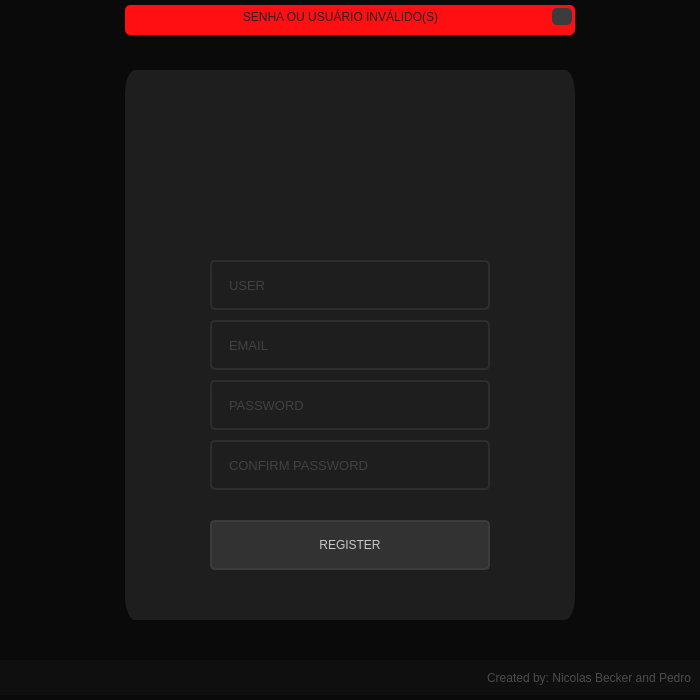
<?xml version="1.0" encoding="UTF-8"?>
<ui version="4.0">
 <class>MainWindow</class>
 <widget class="QMainWindow" name="MainWindow">
  <property name="geometry">
   <rect>
    <x>0</x>
    <y>0</y>
    <width>700</width>
    <height>700</height>
   </rect>
  </property>
  <property name="minimumSize">
   <size>
    <width>700</width>
    <height>700</height>
   </size>
  </property>
  <property name="windowTitle">
   <string>MainWindow</string>
  </property>
  <property name="styleSheet">
   <string notr="true">color: rgb(200, 200, 200);
background-color: rgb(10, 10, 10);</string>
  </property>
  <widget class="QWidget" name="centralwidget">
   <widget class="QFrame" name="bottom_bar_2">
    <property name="geometry">
     <rect>
      <x>0</x>
      <y>660</y>
      <width>700</width>
      <height>35</height>
     </rect>
    </property>
    <property name="maximumSize">
     <size>
      <width>16777215</width>
      <height>35</height>
     </size>
    </property>
    <property name="styleSheet">
     <string notr="true">background-color: rgb(15, 15, 15);</string>
    </property>
    <property name="frameShape">
     <enum>QFrame::NoFrame</enum>
    </property>
    <property name="frameShadow">
     <enum>QFrame::Raised</enum>
    </property>
    <layout class="QVBoxLayout" name="verticalLayout_2">
     <item>
      <widget class="QLabel" name="label">
       <property name="font">
        <font>
         <family>Segoe UI</family>
        </font>
       </property>
       <property name="styleSheet">
        <string notr="true">color: rgb(75, 75, 75);
background-color: rgb(15, 15, 15);</string>
       </property>
       <property name="text">
        <string>Created by: Nicolas Becker and Pedro</string>
       </property>
       <property name="alignment">
        <set>Qt::AlignRight|Qt::AlignTrailing|Qt::AlignVCenter</set>
       </property>
      </widget>
     </item>
    </layout>
   </widget>
   <widget class="QFrame" name="content">
    <property name="geometry">
     <rect>
      <x>0</x>
      <y>30</y>
      <width>700</width>
      <height>630</height>
     </rect>
    </property>
    <property name="styleSheet">
     <string notr="true"/>
    </property>
    <property name="frameShape">
     <enum>QFrame::NoFrame</enum>
    </property>
    <property name="frameShadow">
     <enum>QFrame::Raised</enum>
    </property>
    <layout class="QHBoxLayout" name="horizontalLayout">
     <property name="spacing">
      <number>0</number>
     </property>
     <property name="leftMargin">
      <number>0</number>
     </property>
     <property name="topMargin">
      <number>0</number>
     </property>
     <property name="rightMargin">
      <number>0</number>
     </property>
     <property name="bottomMargin">
      <number>0</number>
     </property>
     <item>
      <widget class="QFrame" name="login_area">
       <property name="maximumSize">
        <size>
         <width>450</width>
         <height>550</height>
        </size>
       </property>
       <property name="styleSheet">
        <string notr="true">background-color: rgb(30, 30, 30);
border-radius: 10px solid;</string>
       </property>
       <property name="frameShape">
        <enum>QFrame::NoFrame</enum>
       </property>
       <property name="frameShadow">
        <enum>QFrame::Raised</enum>
       </property>
       <widget class="QFrame" name="logo">
        <property name="geometry">
         <rect>
          <x>45</x>
          <y>40</y>
          <width>360</width>
          <height>90</height>
         </rect>
        </property>
        <property name="styleSheet">
         <string notr="true">background-repeat: no-repeat;
background-position: center;</string>
        </property>
        <property name="frameShape">
         <enum>QFrame::StyledPanel</enum>
        </property>
        <property name="frameShadow">
         <enum>QFrame::Raised</enum>
        </property>
       </widget>
       <widget class="QLineEdit" name="LineEdit_Password">
        <property name="geometry">
         <rect>
          <x>85</x>
          <y>310</y>
          <width>280</width>
          <height>50</height>
         </rect>
        </property>
        <property name="font">
         <font>
          <family>Segoe UI</family>
          <pointsize>10</pointsize>
         </font>
        </property>
        <property name="styleSheet">
         <string notr="true">QLineEdit {
	border: 2px solid rgb(45, 45, 45);
	border-radius: 5px;
	padding: 15px;
	background-color: rgb(30, 30, 30);
	color: rgb(100, 100, 100);
}

QLineEdit:hover {
	border: 2px solid rgb(55, 55, 55);
}

QLineEdit:focus {
	border: 2px solid rgb(255, 207, 0);
	color: rgb(200, 200, 200);
}</string>
        </property>
        <property name="maxLength">
         <number>32</number>
        </property>
        <property name="placeholderText">
         <string>PASSWORD</string>
        </property>
       </widget>
       <widget class="QLineEdit" name="LineEdit_Confirm_Password">
        <property name="geometry">
         <rect>
          <x>85</x>
          <y>370</y>
          <width>280</width>
          <height>50</height>
         </rect>
        </property>
        <property name="font">
         <font>
          <family>Segoe UI</family>
          <pointsize>10</pointsize>
         </font>
        </property>
        <property name="styleSheet">
         <string notr="true">QLineEdit {
	border: 2px solid rgb(45, 45, 45);
	border-radius: 5px;
	padding: 15px;
	background-color: rgb(30, 30, 30);
	color: rgb(100, 100, 100);
}

QLineEdit:hover {
	border: 2px solid rgb(55, 55, 55);
}

QLineEdit:focus {
	border: 2px solid rgb(255, 207, 0);
	color: rgb(200, 200, 200);
}</string>
        </property>
        <property name="maxLength">
         <number>16</number>
        </property>
        <property name="echoMode">
         <enum>QLineEdit::Password</enum>
        </property>
        <property name="placeholderText">
         <string>CONFIRM PASSWORD</string>
        </property>
       </widget>
       <widget class="QPushButton" name="Bt_login">
        <property name="geometry">
         <rect>
          <x>85</x>
          <y>450</y>
          <width>280</width>
          <height>50</height>
         </rect>
        </property>
        <property name="styleSheet">
         <string notr="true">QPushButton {
	background-color: rgb(50, 50, 50);
	border: 2px solid rgb(60, 60, 60);
	border-radius: 5px;
}

QPushButton:hover {
	background-color: rgb(60, 60, 60);
	border: 2px solid rgb(70, 70, 70);
}

QPushButton:pressed {
	background-color: rgb(250, 230, 0);
	border: 2px solid rgb(255, 165, 24);
	color: rgb(35, 35, 35);
}</string>
        </property>
        <property name="text">
         <string>REGISTER</string>
        </property>
       </widget>
       <widget class="QLineEdit" name="LineEdit_Email">
        <property name="geometry">
         <rect>
          <x>85</x>
          <y>250</y>
          <width>280</width>
          <height>50</height>
         </rect>
        </property>
        <property name="font">
         <font>
          <family>Segoe UI</family>
          <pointsize>10</pointsize>
         </font>
        </property>
        <property name="styleSheet">
         <string notr="true">QLineEdit {
	border: 2px solid rgb(45, 45, 45);
	border-radius: 5px;
	padding: 15px;
	background-color: rgb(30, 30, 30);
	color: rgb(100, 100, 100);
}

QLineEdit:hover {
	border: 2px solid rgb(55, 55, 55);
}

QLineEdit:focus {
	border: 2px solid rgb(255, 207, 0);
	color: rgb(200, 200, 200);
}</string>
        </property>
        <property name="maxLength">
         <number>32</number>
        </property>
        <property name="placeholderText">
         <string>EMAIL</string>
        </property>
       </widget>
       <widget class="QLineEdit" name="LineEdit_User">
        <property name="geometry">
         <rect>
          <x>85</x>
          <y>190</y>
          <width>280</width>
          <height>50</height>
         </rect>
        </property>
        <property name="font">
         <font>
          <family>Segoe UI</family>
          <pointsize>10</pointsize>
         </font>
        </property>
        <property name="styleSheet">
         <string notr="true">QLineEdit {
	border: 2px solid rgb(45, 45, 45);
	border-radius: 5px;
	padding: 15px;
	background-color: rgb(30, 30, 30);
	color: rgb(100, 100, 100);
}

QLineEdit:hover {
	border: 2px solid rgb(55, 55, 55);
}

QLineEdit:focus {
	border: 2px solid rgb(255, 207, 0);
	color: rgb(200, 200, 200);
}</string>
        </property>
        <property name="maxLength">
         <number>32</number>
        </property>
        <property name="placeholderText">
         <string>USER</string>
        </property>
       </widget>
      </widget>
     </item>
    </layout>
   </widget>
   <widget class="QFrame" name="top_bar">
    <property name="geometry">
     <rect>
      <x>0</x>
      <y>0</y>
      <width>700</width>
      <height>35</height>
     </rect>
    </property>
    <property name="maximumSize">
     <size>
      <width>16777215</width>
      <height>35</height>
     </size>
    </property>
    <property name="styleSheet">
     <string notr="true"/>
    </property>
    <property name="frameShape">
     <enum>QFrame::NoFrame</enum>
    </property>
    <property name="frameShadow">
     <enum>QFrame::Raised</enum>
    </property>
    <layout class="QHBoxLayout" name="horizontalLayout_2">
     <property name="spacing">
      <number>0</number>
     </property>
     <property name="leftMargin">
      <number>0</number>
     </property>
     <property name="topMargin">
      <number>5</number>
     </property>
     <property name="rightMargin">
      <number>0</number>
     </property>
     <property name="bottomMargin">
      <number>0</number>
     </property>
     <item>
      <widget class="QFrame" name="frame_error">
       <property name="maximumSize">
        <size>
         <width>450</width>
         <height>16777215</height>
        </size>
       </property>
       <property name="styleSheet">
        <string notr="true">QFrame {
	background-color: rgb(255, 14, 18);
	border-radius: 5px;
}</string>
       </property>
       <property name="frameShape">
        <enum>QFrame::NoFrame</enum>
       </property>
       <property name="frameShadow">
        <enum>QFrame::Raised</enum>
       </property>
       <layout class="QHBoxLayout" name="horizontalLayout_3">
        <property name="spacing">
         <number>6</number>
        </property>
        <property name="leftMargin">
         <number>10</number>
        </property>
        <property name="topMargin">
         <number>3</number>
        </property>
        <property name="rightMargin">
         <number>3</number>
        </property>
        <property name="bottomMargin">
         <number>10</number>
        </property>
        <item>
         <widget class="QLabel" name="label_error">
          <property name="styleSheet">
           <string notr="true">color: rgb(35, 35, 35);</string>
          </property>
          <property name="text">
           <string>SENHA OU USUÁRIO INVÁLIDO(S)</string>
          </property>
          <property name="alignment">
           <set>Qt::AlignCenter</set>
          </property>
         </widget>
        </item>
        <item>
         <widget class="QPushButton" name="bt_close">
          <property name="maximumSize">
           <size>
            <width>20</width>
            <height>20</height>
           </size>
          </property>
          <property name="styleSheet">
           <string notr="true">QPushButton {
	background-image: url(:/Close_Image/cil-x.png);
	border-radius: 5px;
	background-position: center;
	background-color: rgb(60, 60, 60);
}
QPushButton:hover {
	color: rgb(200, 200, 200);
	background-color:rgb(50, 50, 50);
}
QPushButton:pressed {
	color: rgb(200, 200, 200);
	background-color:rgb(35, 35, 35);
}</string>
          </property>
          <property name="text">
           <string/>
          </property>
         </widget>
        </item>
       </layout>
      </widget>
     </item>
    </layout>
   </widget>
  </widget>
 </widget>
 <resources>
  <include location="file_rc.qrc"/>
 </resources>
 <connections/>
</ui>
